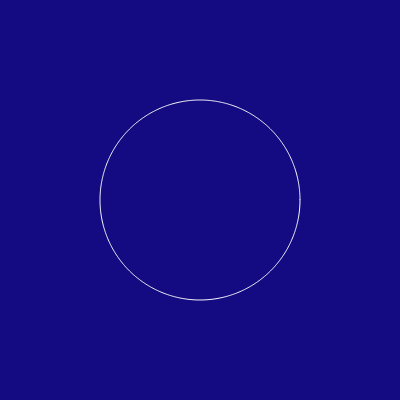
Frame 1 (no input)
Frame 60 (no input): identical to frame 1, image omitted
Frame 120 (the mouse pressed at the canvas centre since frame 60): identical to frame 1, image omitted

The p5.js sketch that drew this single still picture (run headless with seeded random() and noise() and a simulated clock; from frame 60 on, the mouse is pressed at the canvas centre):

// p5.js sketch
// ── sketch.js
function setup() {
    createCanvas(400, 400);
  }
  
  function draw() {
    background(20, 10, 130);
    translate(width/2, height/2); //polar coordinates

    noFill();
    stroke(255);
    beginShape();
    for (var a = 0; a < TWO_PI; a+=0.01)
    {
        var r = 100;
        var x = r * cos(a);
        var y = r * sin(a);
        vertex(x,y);
    }
    endShape();
  }
